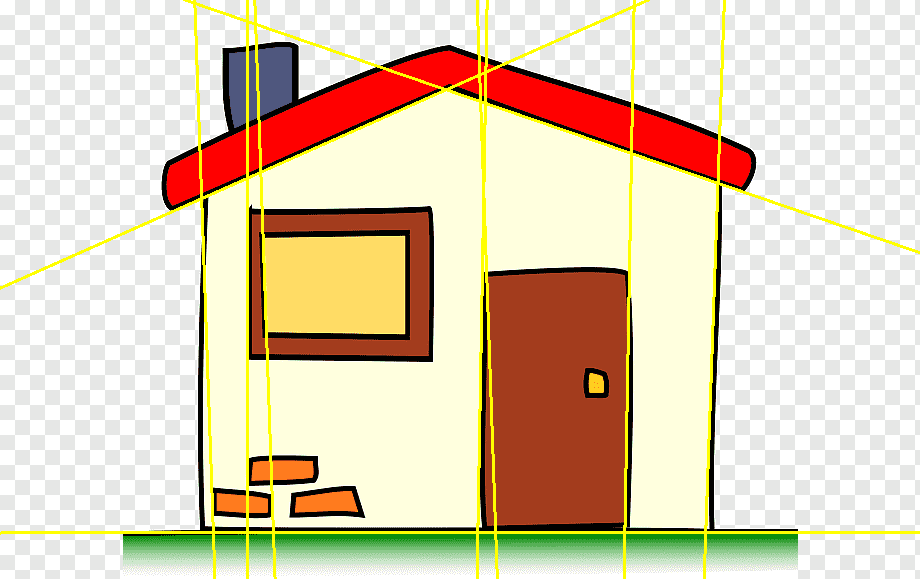
#> input picture output/can_hough_ev.png, 920 x 579 px; its folder holds only this picture in this run
$ python ps2_1.py --path_to_image output/can_hough_ev.png --count_threshold 100
#> lines starting #> are read from the running program, lines starting #| are printed output that depends on the picture; after the words box and inside, x2 and y2 are one past the last pixel; in counts of white or black regions, pixels touching at a corner belong together
### HoughTransform.py
import cv2
import numpy as np
import matplotlib.pyplot as plt

import time


# [8 lines left out: function measure_time, not called in this run]


class HoughTransform:
    def __init__(self,image_shape=None,theta_resolution=1,rho_resolution=1,use_dilete_and_erode=False) -> None:
        self.theta_resolution = theta_resolution
        self.rho_resolution = rho_resolution
        self.use_dilete_and_erode = use_dilete_and_erode
        self.height, self.width = image_shape[:2] #look again
        self.diagonal_distance = int(np.ceil(np.sqrt(self.height**2 + self.width**2)))
        self.theta_range = np.arange(0, 180, self.theta_resolution)
        self.rho_range = np.arange(-self.diagonal_distance, self.diagonal_distance, self.rho_resolution)
        self.accumulator = np.zeros((len(self.rho_range), len(self.theta_range)), dtype=np.uint64)
        #self.edge_image = self.prepare_edge_image(image,self.use_dilete_and_erode)
        self.cos_thetas = np.cos(np.deg2rad(self.theta_range))
        self.sin_thetas = np.sin(np.deg2rad(self.theta_range))


    # [12 lines of commented-out code are left out]
    def prepare_edge_image(self,image,use_dilete_and_erode=False):
            edge_image = cv2.cvtColor(image, cv2.COLOR_BGR2GRAY)
            edge_image = cv2.GaussianBlur(edge_image, (3, 3), 1)
            edge_image = cv2.Canny(edge_image, 50, 150)
            if use_dilete_and_erode:
                edge_image = cv2.dilate(
                    edge_image,
                    cv2.getStructuringElement(cv2.MORPH_RECT, (5, 5)),
                    iterations=1
                )
                edge_image = cv2.erode(
                    edge_image,
                    cv2.getStructuringElement(cv2.MORPH_RECT, (5, 5)),
                    iterations=1
                )
            return edge_image

    #@measure_time
    # [15 lines left out: function hough_lines_acc, not called in this run]

    #@measure_time
    def hough_lines_acc_vectorized(self,image):
        """ Takes an edge image as input,
            Returns an accumulator matrix H, and cell locations theta and rho
        """
        # Compute rho values for all edge pixels and all possible values of theta

        edge_image = self.prepare_edge_image(image,self.use_dilete_and_erode)

        edge_points = np.argwhere(edge_image != 0)

        rho_values = np.matmul(edge_points, np.array([self.sin_thetas, self.cos_thetas]))

        self.accumulator, theta_vals, rho_vals = np.histogram2d(
            np.tile(self.theta_range, rho_values.shape[0]),
            rho_values.ravel(),
            bins=[self.theta_range, self.rho_range]
        )
        self.accumulator = np.transpose(self.accumulator)

        return self.accumulator


    def non_max_suppression(self,peaks,accumulator_shape, nms_threshold=0.3):
        """ Performs non-maximum suppression on the accumulator array
        """
        # convert peaks to numpy array
        peaks = np.array(peaks)

        # initialize list of selected peaks
        selected_peaks = []

        while peaks.size > 0:
            # select the peak with the highest score
            current_peak = peaks[0]
            selected_peaks.append(current_peak)

            # calculate the distance between the current peak and all other peaks
            distances = np.sqrt(np.sum((peaks[:, :2] - current_peak[:2]) ** 2, axis=1))

            # select the peaks that are far enough from the current peak
            mask = distances > nms_threshold * max(accumulator_shape)
            #print(mask)
            peaks = peaks[mask]

        # convert selected peaks back to list of tuple
        peaks = [(int(peak[0]),int(peak[1])) for peak in selected_peaks]

        return peaks


    #@measure_time
    # [27 lines left out: function hough_peaks, not called in this run]


    #@measure_time
    def hough_peaks_vectorized(self,H,count_threshold,take_strongest_n=0,apply_nms=False, nms_threshold=0.3):
        """"
         Returns the peak locations (theta and rho) for a given H, theta, and rho
        arrays. The function also should take a threshold value t to eliminate weak peaks that
        are less than t, and another parameter s to return the strongest s peaks.
        """
        line_indices = np.argwhere(H > count_threshold)
        # create dictionary of index-value pairs
        peaks = {(r, c): H[r, c] for r, c in line_indices}
        peaks = sorted(peaks, key=lambda x: peaks[x], reverse=True)
        #print("after : ",peaks[:3])

        if apply_nms:
            peaks = self.non_max_suppression(peaks,accumulator_shape=H.shape,nms_threshold=nms_threshold)

        if take_strongest_n:
            peaks = peaks[:take_strongest_n]

        #only return the keys
        peaks = list(peaks)
        peaks = [list(peak) for peak in peaks]


        return peaks

    #@measure_time
    def hough_lines_draw(self,img,peaks):
        """  Draw color lines corresponding to the peaks found.
        """
        for peak in peaks:
            rho = self.rho_range[peak[0]]
            theta = self.theta_range[peak[1]]
            a = np.cos(np.deg2rad(theta))
            b = np.sin(np.deg2rad(theta))
            x0 = a*rho #
            y0 = b*rho #
            x1 = int(x0 + 1000*(-b))
            y1 = int(y0 + 1000*(a))
            x2 = int(x0 - 1000*(-b))
            y2 = int(y0 - 1000*(a))
            cv2.line(img,(x1,y1),(x2,y2),(0,255,255),2)
        return img

### ps2_1.py
import cv2
import numpy as np
import matplotlib.pyplot as plt
from HoughTransform import HoughTransform
import time
import argparse
import sys


def main(path_to_image,count_threshold):

#> called with path_to_image = 'output/can_hough_ev.png', count_threshold = 100
    start_time = time.time()

    # Read the image file
    try:
        image = cv2.imread(path_to_image)
#> image is the input picture: shape (579, 920, 3); mean B, G, R 181.6, 206.8, 224.3
        if image is None:
            raise ValueError('Invalid image file')
    except Exception as e:
        print(f'Error: {e}')
        sys.exit(1)

    image_name = path_to_image.split('/')[-1][:-4]

    # Create an instance of the HoughTransform class
    ht = HoughTransform(image_shape=image.shape, use_dilete_and_erode=False)

    # Compute the accumulator matrix
    H = ht.hough_lines_acc_vectorized(image) #ht.hough_lines_acc()
#> in prepare_edge_image, `edge_image = cv2.cvtColor(image, cv2.COLOR_BGR2GRAY)`:
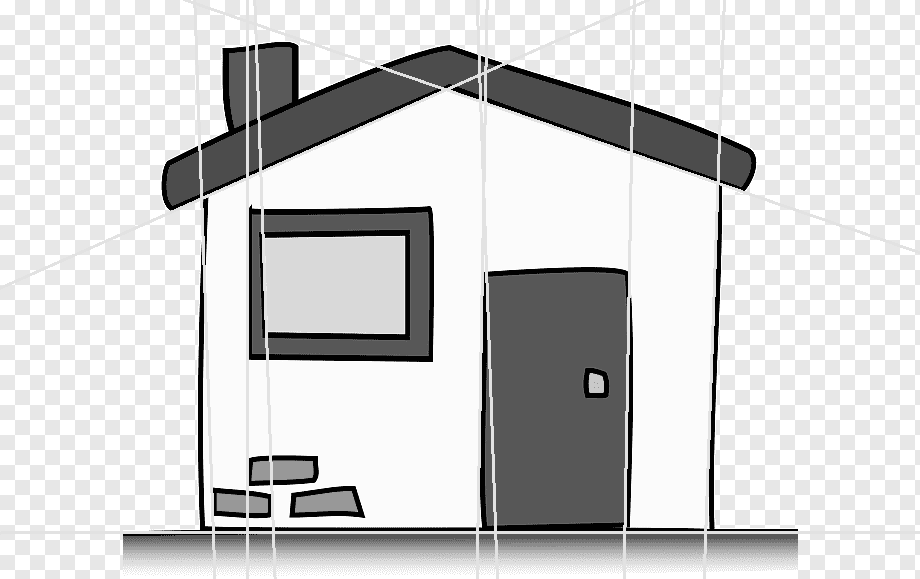
#> edge_image: shape (579, 920); min 1, max 255, mean 209.2
#> in prepare_edge_image, `edge_image = cv2.Canny(edge_image, 50, 150)`:
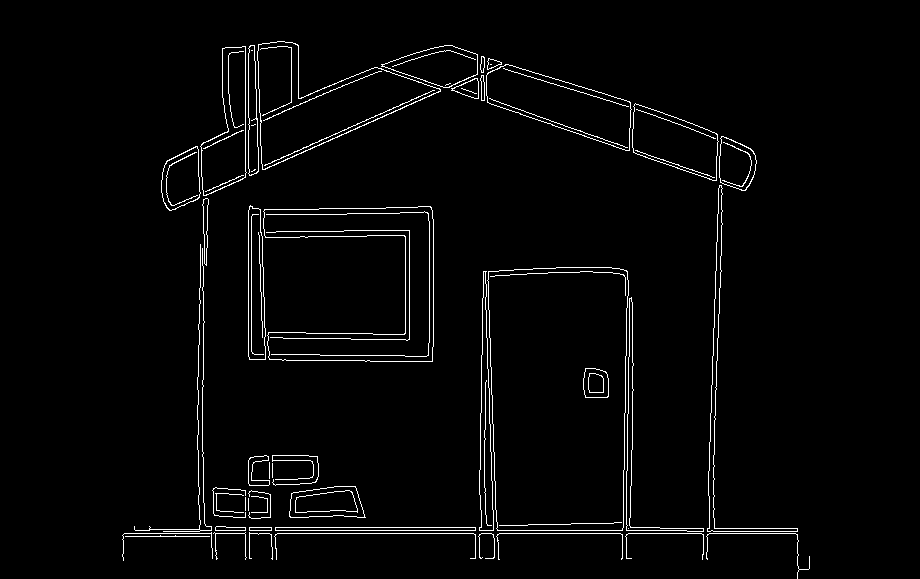
#> edge_image: shape (579, 920); 2.5% white in thin lines or dots, all inside (x1, y1, x2, y2) = (122, 41, 810, 579)
#> in hough_lines_acc_vectorized, `edge_points = np.argwhere(edge_image != 0)`: edge_points = 13515 pairs, first value 41 to 578, second value 122 to 809
#> in hough_lines_acc_vectorized, `self.accumulator, theta_vals, rho_vals = np.histogram2d( np.tile(self...`:
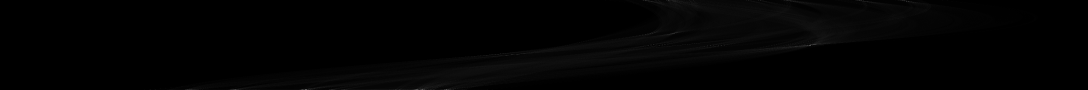
#> self.accumulator: shape (179, 2175) float64 (shown at 1/2 size); min 0, max 630, mean 6.2; drawn with min black and max white
#> in hough_lines_acc_vectorized, `self.accumulator, theta_vals, rho_vals = np.histogram2d( np.tile(self...`: theta_vals = 180 values from 0 to 179; rho_vals = 2176 values from -1088 to 1087
#> in hough_lines_acc_vectorized, `self.accumulator = np.transpose(self.accumulator)`:
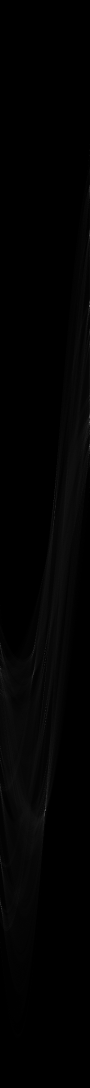
#> self.accumulator: shape (2175, 179) float64 (shown at 1/2 size); min 0, max 630, mean 6.2; drawn with min black and max white

    # [20 lines of commented-out code are left out]
    peaks = ht.hough_peaks_vectorized(H, count_threshold=count_threshold, take_strongest_n=0,apply_nms=True,nms_threshold=0.05) #ht.hough_peaks_vectorized(H, count_threshold=H.max() *0.3, take_strongest_n=20)
#> in hough_peaks_vectorized, `line_indices = np.argwhere(H > count_threshold)`: line_indices = 161 pairs, first value 375 to 1822, second value 0 to 178
#> in hough_peaks_vectorized, `peaks = {(r, c): H[r, c] for r, c in line_indices}`: peaks = 161 items
#> in hough_peaks_vectorized, `peaks = sorted(peaks, key=lambda x: peaks[x], reverse=True)`: peaks has the same summary as line_indices
#> in non_max_suppression, `peaks = np.array(peaks)`: peaks has the same summary as line_indices in hough_peaks_vectorized
#> the loop in non_max_suppression, `while peaks.size > 0:` made 8 passes
#> current_peak on passes 1 to 6: [1621, 90], [1812, 2], [613, 178], [1349, 66], [835, 178], [1025, 109]
#> (current_peak, distances, peaks) on pass 7: ([471, 178], [0, 2, 1, 1065, 1061, 3, 88, 1041.3, 96, 1037.4, 4, 90, 2], [[1521, 0], [1517, 0], [1497, 0], [1493, 0]])
#> after the loop in non_max_suppression, `while peaks.size > 0:`: peaks = empty array; selected_peaks = [[1621, 90], [1812, 2], [613, 178], [1349, 66], [835, 178], [1025, 109], [471, 178], [1521, 0]]
#> in non_max_suppression, `peaks = [(int(peak[0]),int(peak[1])) for peak in selected_peaks]`: peaks = [(1621, 90), (1812, 2), (613, 178), (1349, 66), (835, 178), (1025, 109), (471, 178), (1521, 0)]
#> in hough_peaks_vectorized, `peaks = [list(peak) for peak in peaks]`: peaks has the same summary as selected_peaks in non_max_suppression
#> peaks has the same summary as selected_peaks in non_max_suppression
    img = ht.hough_lines_draw(image.copy(), peaks)
#> the loop in hough_lines_draw, `for peak in peaks:` made 8 passes
#> (peak, rho, theta, a, b, x0, y0, x1) on passes 1 to 8: ([1621, 90], 533, 90, 6.12e-17, 1, 3.26e-14, 533, -1000), ([1812, 2], 724, 2, 0.999, 0.0349, 723.6, 25.27, 688), ([613, 178], -475, 178, -0.999, 0.0349, 474.7, -16.58, 439), ([1349, 66], 261, 66, 0.407, 0.914, 106.2, 238.4, -807), ([835, 178], -253, 178, -0.999, 0.0349, 252.8, -8.83, 217), ([1025, 109], -63, 109, -0.326, 0.946, 20.51, -59.57, -925), ([471, 178], -617, 178, -0.999, 0.0349, 616.6, -21.53, 581), ([1521, 0], 433, 0, 1, 0, 433, 0, 433)
#> after the loop in hough_lines_draw, `for peak in peaks:`:
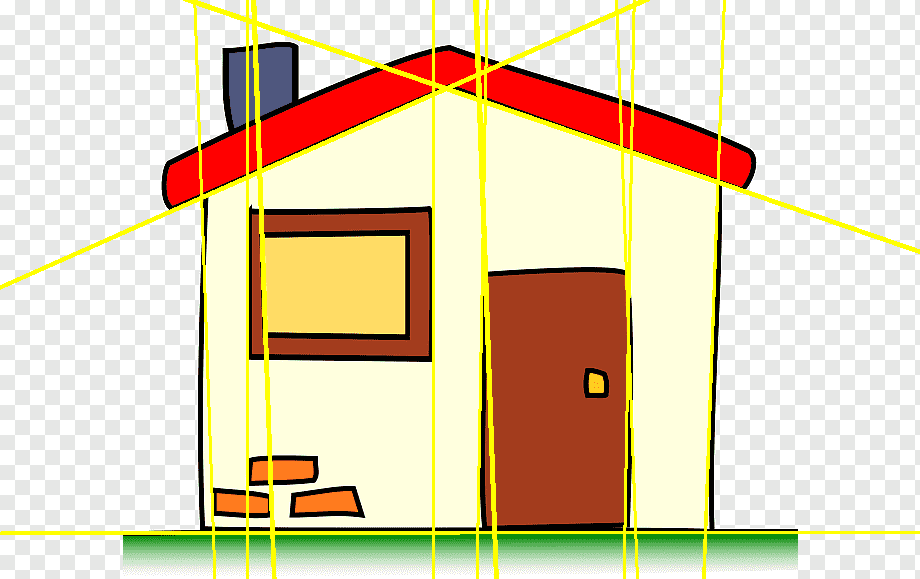
#> img: shape (579, 920, 3); mean of channels 0, 1, 2 179.4, 208.6, 225.8; drawn as B, G, R

    print("--- Can  %s : %s seconds ---" % (image_name,time.time() - start_time))


    cv2.imshow('Original Image', image)
    cv2.imshow('Edge Image', ht.prepare_edge_image(image))
    cv2.imshow('Hough Lines', img)
    cv2.imwrite('output/can_hough_{}.png'.format(image_name), img)

    cv2.waitKey(0)
    cv2.destroyAllWindows()

if __name__ == '__main__':
    # Define the argument parser
    parser = argparse.ArgumentParser(description='Process an image file.')
    parser.add_argument('--path_to_image', help='Path to the image file to process', required=True)
    parser.add_argument('--count_threshold', type=int, help='Count threshold for processing the image', required=True)

    # Parse the arguments
    args = parser.parse_args()
    main(path_to_image=args.path_to_image,count_threshold=args.count_threshold)

$ run again, on output/can_hough_horizontal_lines.png
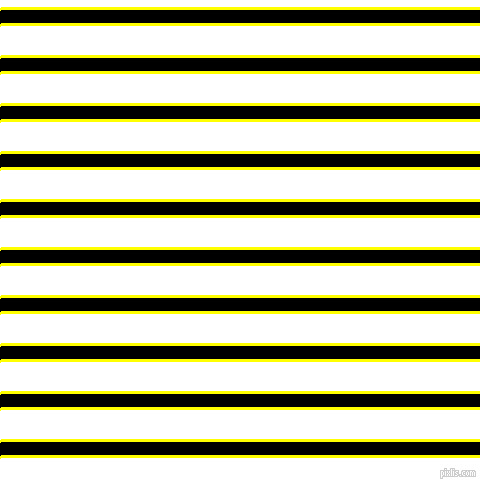
#> input picture output/can_hough_horizontal_lines.png, 480 x 480 px
#> in main, image is the input picture: shape (480, 480, 3); mean B, G, R 154, 185.9, 185.9
#> in prepare_edge_image, `edge_image = cv2.GaussianBlur(edge_image, (3, 3), 1)`:
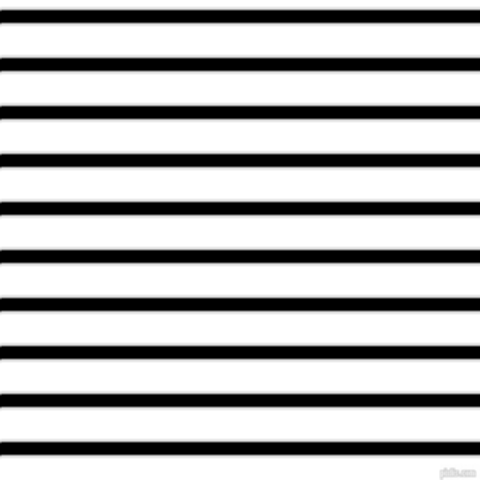
#> edge_image: shape (480, 480); min 0, max 255, mean 182.3
#> in prepare_edge_image, `edge_image = cv2.Canny(edge_image, 50, 150)`:
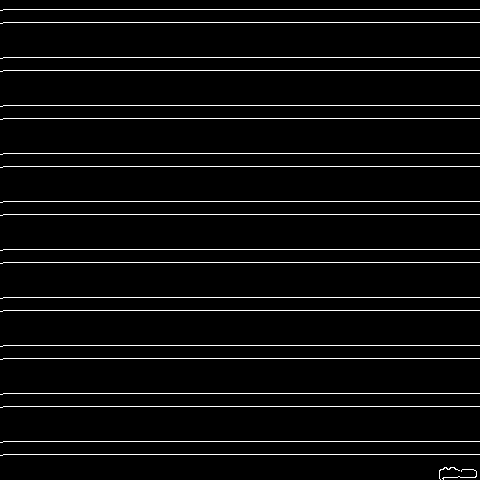
#> edge_image: shape (480, 480); 4.2% white in thin lines or dots
#> edge_points = 9698 pairs, first value 9 to 479, second value 0 to 479
#> theta_vals = 180 values from 0 to 179; rho_vals = 1358 values from -679 to 678
#> line_indices = 20 rows, first 8: [688, 90], [701, 90], [736, 90], [749, 90], [784, 90], [797, 90], [832, 90], [845, 90]
#> in hough_peaks_vectorized, `peaks = {(r, c): H[r, c] for r, c in line_indices}`: peaks = 20 items
#> in hough_peaks_vectorized, `peaks = sorted(peaks, key=lambda x: peaks[x], reverse=True)`: peaks = [(688, 90), (701, 90), (736, 90), (749, 90), (784, 90), (797, 90), (832, 90), (845, 90), (880, 90), (893, 90), (928, 90), (941, 90), (976, 90), (989, 90), (1024, 90), (1037, 90), (1072, 90), (1085, 90), (1120, 90), (1133, 90)]
#> in non_max_suppression, `peaks = np.array(peaks)`: peaks has the same summary as line_indices in hough_peaks_vectorized
#> the loop in non_max_suppression, `while peaks.size > 0:` made 5 passes
#> after the loop in non_max_suppression, `while peaks.size > 0:`: peaks = empty array; selected_peaks = [[688, 90], [784, 90], [880, 90], [976, 90], [1072, 90]]
#> in non_max_suppression, `peaks = [(int(peak[0]),int(peak[1])) for peak in selected_peaks]`: peaks = [(688, 90), (784, 90), (880, 90), (976, 90), (1072, 90)]
#> in hough_peaks_vectorized, `peaks = [list(peak) for peak in peaks]`: peaks has the same summary as selected_peaks in non_max_suppression
#> in main, `peaks = ht.hough_peaks_vectorized(H, count_threshold=count_threshold, ..`: peaks has the same summary as selected_peaks in non_max_suppression
#> the loop in hough_lines_draw, `for peak in peaks:` made 5 passes
#> (peak, rho, x0, y0, y1, y2) on passes 1 to 5: ([688, 90], 9, 5.51e-16, 9, 9, 8), ([784, 90], 105, 6.43e-15, 105, 105, 104), ([880, 90], 201, 1.23e-14, 201, 201, 200), ([976, 90], 297, 1.82e-14, 297, 297, 296), ([1072, 90], 393, 2.41e-14, 393, 393, 392)
